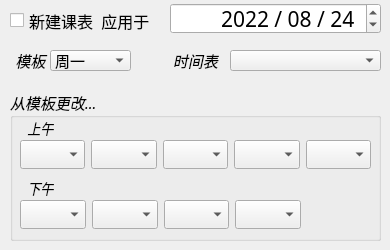
   <widget class="QWidget" name="tab1">
    <attribute name="title">
     <string>课表</string>
    </attribute>
    <widget class="QCheckBox" name="checkBox_class">
     <property name="geometry">
      <rect>
       <x>10</x>
       <y>10</y>
       <width>151</width>
       <height>21</height>
      </rect>
     </property>
     <property name="font">
      <font>
       <family>阿里巴巴普惠体 R</family>
       <pointsize>12</pointsize>
       <italic>false</italic>
       <underline>false</underline>
       <strikeout>false</strikeout>
      </font>
     </property>
     <property name="text">
      <string>新建课表  应用于</string>
     </property>
    </widget>
    <widget class="QGroupBox" name="groupBox_2">
     <property name="geometry">
      <rect>
       <x>10</x>
       <y>90</y>
       <width>371</width>
       <height>151</height>
      </rect>
     </property>
     <property name="font">
      <font>
       <family>阿里巴巴普惠体 R</family>
       <pointsize>11</pointsize>
       <italic>true</italic>
       <underline>false</underline>
       <strikeout>false</strikeout>
      </font>
     </property>
     <property name="title">
      <string>从模板更改...</string>
     </property>
     <widget class="QLabel" name="label_3">
      <property name="geometry">
       <rect>
        <x>10</x>
        <y>30</y>
        <width>41</width>
        <height>16</height>
       </rect>
      </property>
      <property name="font">
       <font>
        <family>阿里巴巴普惠体 R</family>
        <pointsize>10</pointsize>
        <italic>true</italic>
        <underline>false</underline>
        <strikeout>false</strikeout>
       </font>
      </property>
      <property name="text">
       <string>上午</string>
      </property>
      <property name="alignment">
       <set>Qt::AlignCenter</set>
      </property>
     </widget>
     <widget class="QLabel" name="label_5">
      <property name="geometry">
       <rect>
        <x>10</x>
        <y>90</y>
        <width>41</width>
        <height>16</height>
       </rect>
      </property>
      <property name="font">
       <font>
        <family>阿里巴巴普惠体 R</family>
        <pointsize>10</pointsize>
        <italic>true</italic>
        <underline>false</underline>
        <strikeout>false</strikeout>
       </font>
      </property>
      <property name="text">
       <string>下午</string>
      </property>
      <property name="alignment">
       <set>Qt::AlignCenter</set>
      </property>
     </widget>
     <widget class="QWidget" name="">
      <property name="geometry">
       <rect>
        <x>10</x>
        <y>50</y>
        <width>351</width>
        <height>29</height>
       </rect>
      </property>
      <layout class="QHBoxLayout" name="horizontalLayout">
       <item>
        <widget class="QComboBox" name="comboBox_2">
         <property name="font">
          <font>
           <family>阿里巴巴普惠体 R</family>
           <pointsize>11</pointsize>
           <italic>false</italic>
           <underline>false</underline>
           <strikeout>false</strikeout>
          </font>
         </property>
         <item>
          <property name="text">
           <string/>
          </property>
         </item>
         <item>
          <property name="text">
           <string>语文</string>
          </property>
         </item>
         <item>
          <property name="text">
           <string>数学</string>
          </property>
         </item>
         <item>
          <property name="text">
           <string>英语</string>
          </property>
         </item>
         <item>
          <property name="text">
           <string>物理</string>
          </property>
         </item>
         <item>
          <property name="text">
           <string>走班</string>
          </property>
         </item>
         <item>
          <property name="text">
           <string>通用</string>
          </property>
         </item>
         <item>
          <property name="text">
           <string>信息</string>
          </property>
         </item>
         <item>
          <property name="text">
           <string>体育</string>
          </property>
         </item>
         <item>
          <property name="text">
           <string>自修</string>
          </property>
         </item>
        </widget>
       </item>
       <item>
        <widget class="QComboBox" name="comboBox_3">
         <property name="font">
          <font>
           <family>阿里巴巴普惠体 R</family>
           <pointsize>11</pointsize>
           <italic>false</italic>
           <underline>false</underline>
           <strikeout>false</strikeout>
          </font>
         </property>
         <item>
          <property name="text">
           <string/>
          </property>
         </item>
         <item>
          <property name="text">
           <string>语文</string>
          </property>
         </item>
         <item>
          <property name="text">
           <string>数学</string>
          </property>
         </item>
         <item>
          <property name="text">
           <string>英语</string>
          </property>
         </item>
         <item>
          <property name="text">
           <string>物理</string>
          </property>
         </item>
         <item>
          <property name="text">
           <string>走班</string>
          </property>
         </item>
         <item>
          <property name="text">
           <string>通用</string>
          </property>
         </item>
         <item>
          <property name="text">
           <string>信息</string>
          </property>
         </item>
         <item>
          <property name="text">
           <string>体育</string>
          </property>
         </item>
         <item>
          <property name="text">
           <string>自修</string>
          </property>
         </item>
        </widget>
       </item>
       <item>
        <widget class="QComboBox" name="comboBox_4">
         <property name="font">
          <font>
           <family>阿里巴巴普惠体 R</family>
           <pointsize>11</pointsize>
           <italic>false</italic>
           <underline>false</underline>
           <strikeout>false</strikeout>
          </font>
         </property>
         <item>
          <property name="text">
           <string/>
          </property>
         </item>
         <item>
          <property name="text">
           <string>语文</string>
          </property>
         </item>
         <item>
          <property name="text">
           <string>数学</string>
          </property>
         </item>
         <item>
          <property name="text">
           <string>英语</string>
          </property>
         </item>
         <item>
          <property name="text">
           <string>物理</string>
          </property>
         </item>
         <item>
          <property name="text">
           <string>走班</string>
          </property>
         </item>
         <item>
          <property name="text">
           <string>通用</string>
          </property>
         </item>
         <item>
          <property name="text">
           <string>信息</string>
          </property>
         </item>
         <item>
          <property name="text">
           <string>体育</string>
          </property>
         </item>
         <item>
          <property name="text">
           <string>自修</string>
          </property>
         </item>
        </widget>
       </item>
       <item>
        <widget class="QComboBox" name="comboBox_5">
         <property name="font">
          <font>
           <family>阿里巴巴普惠体 R</family>
           <pointsize>11</pointsize>
           <italic>false</italic>
           <underline>false</underline>
           <strikeout>false</strikeout>
          </font>
         </property>
         <item>
          <property name="text">
           <string/>
          </property>
         </item>
         <item>
          <property name="text">
           <string>语文</string>
          </property>
         </item>
         <item>
          <property name="text">
           <string>数学</string>
          </property>
         </item>
         <item>
          <property name="text">
           <string>英语</string>
          </property>
         </item>
         <item>
          <property name="text">
           <string>物理</string>
          </property>
         </item>
         <item>
          <property name="text">
           <string>走班</string>
          </property>
         </item>
         <item>
          <property name="text">
           <string>通用</string>
          </property>
         </item>
         <item>
          <property name="text">
           <string>信息</string>
          </property>
         </item>
         <item>
          <property name="text">
           <string>体育</string>
          </property>
         </item>
         <item>
          <property name="text">
           <string>自修</string>
          </property>
         </item>
        </widget>
       </item>
       <item>
        <widget class="QComboBox" name="comboBox_6">
         <property name="font">
          <font>
           <family>阿里巴巴普惠体 R</family>
           <pointsize>11</pointsize>
           <italic>false</italic>
           <underline>false</underline>
           <strikeout>false</strikeout>
          </font>
         </property>
         <item>
          <property name="text">
           <string/>
          </property>
         </item>
         <item>
          <property name="text">
           <string>语文</string>
          </property>
         </item>
         <item>
          <property name="text">
           <string>数学</string>
          </property>
         </item>
         <item>
          <property name="text">
           <string>英语</string>
          </property>
         </item>
         <item>
          <property name="text">
           <string>物理</string>
          </property>
         </item>
         <item>
          <property name="text">
           <string>走班</string>
          </property>
         </item>
         <item>
          <property name="text">
           <string>通用</string>
          </property>
         </item>
         <item>
          <property name="text">
           <string>信息</string>
          </property>
         </item>
         <item>
          <property name="text">
           <string>体育</string>
          </property>
         </item>
         <item>
          <property name="text">
           <string>自修</string>
          </property>
         </item>
        </widget>
       </item>
      </layout>
     </widget>
     <widget class="QWidget" name="">
      <property name="geometry">
       <rect>
        <x>10</x>
        <y>110</y>
        <width>281</width>
        <height>29</height>
       </rect>
      </property>
      <layout class="QHBoxLayout" name="horizontalLayout_2">
       <item>
        <widget class="QComboBox" name="comboBox_7">
         <property name="font">
          <font>
           <family>阿里巴巴普惠体 R</family>
           <pointsize>11</pointsize>
           <italic>false</italic>
           <underline>false</underline>
           <strikeout>false</strikeout>
          </font>
         </property>
         <item>
          <property name="text">
           <string/>
          </property>
         </item>
         <item>
          <property name="text">
           <string>语文</string>
          </property>
         </item>
         <item>
          <property name="text">
           <string>数学</string>
          </property>
         </item>
         <item>
          <property name="text">
           <string>英语</string>
          </property>
         </item>
         <item>
          <property name="text">
           <string>物理</string>
          </property>
         </item>
         <item>
          <property name="text">
           <string>走班</string>
          </property>
         </item>
         <item>
          <property name="text">
           <string>通用</string>
          </property>
         </item>
         <item>
          <property name="text">
           <string>信息</string>
          </property>
         </item>
         <item>
          <property name="text">
           <string>体育</string>
          </property>
         </item>
         <item>
          <property name="text">
           <string>自修</string>
          </property>
         </item>
        </widget>
       </item>
       <item>
        <widget class="QComboBox" name="comboBox_8">
         <property name="font">
          <font>
           <family>阿里巴巴普惠体 R</family>
           <pointsize>11</pointsize>
           <italic>false</italic>
           <underline>false</underline>
           <strikeout>false</strikeout>
          </font>
         </property>
         <item>
          <property name="text">
           <string/>
          </property>
         </item>
         <item>
          <property name="text">
           <string>语文</string>
          </property>
         </item>
         <item>
          <property name="text">
           <string>数学</string>
          </property>
         </item>
         <item>
          <property name="text">
           <string>英语</string>
          </property>
         </item>
         <item>
          <property name="text">
           <string>物理</string>
          </property>
         </item>
         <item>
          <property name="text">
           <string>走班</string>
          </property>
         </item>
         <item>
          <property name="text">
           <string>通用</string>
          </property>
         </item>
         <item>
          <property name="text">
           <string>信息</string>
          </property>
         </item>
         <item>
          <property name="text">
           <string>体育</string>
          </property>
         </item>
         <item>
          <property name="text">
           <string>自修</string>
          </property>
         </item>
        </widget>
       </item>
       <item>
        <widget class="QComboBox" name="comboBox_9">
         <property name="font">
          <font>
           <family>阿里巴巴普惠体 R</family>
           <pointsize>11</pointsize>
           <italic>false</italic>
           <underline>false</underline>
           <strikeout>false</strikeout>
          </font>
         </property>
         <item>
          <property name="text">
           <string/>
          </property>
         </item>
         <item>
          <property name="text">
           <string>语文</string>
          </property>
         </item>
         <item>
          <property name="text">
           <string>数学</string>
          </property>
         </item>
         <item>
          <property name="text">
           <string>英语</string>
          </property>
         </item>
         <item>
          <property name="text">
           <string>物理</string>
          </property>
         </item>
         <item>
          <property name="text">
           <string>走班</string>
          </property>
         </item>
         <item>
          <property name="text">
           <string>通用</string>
          </property>
         </item>
         <item>
          <property name="text">
           <string>信息</string>
          </property>
         </item>
         <item>
          <property name="text">
           <string>体育</string>
          </property>
         </item>
         <item>
          <property name="text">
           <string>自修</string>
          </property>
         </item>
        </widget>
       </item>
       <item>
        <widget class="QComboBox" name="comboBox_10">
         <property name="font">
          <font>
           <family>阿里巴巴普惠体 R</family>
           <pointsize>11</pointsize>
           <italic>false</italic>
           <underline>false</underline>
           <strikeout>false</strikeout>
          </font>
         </property>
         <item>
          <property name="text">
           <string/>
          </property>
         </item>
         <item>
          <property name="text">
           <string>语文</string>
          </property>
         </item>
         <item>
          <property name="text">
           <string>数学</string>
          </property>
         </item>
         <item>
          <property name="text">
           <string>英语</string>
          </property>
         </item>
         <item>
          <property name="text">
           <string>物理</string>
          </property>
         </item>
         <item>
          <property name="text">
           <string>走班</string>
          </property>
         </item>
         <item>
          <property name="text">
           <string>通用</string>
          </property>
         </item>
         <item>
          <property name="text">
           <string>信息</string>
          </property>
         </item>
         <item>
          <property name="text">
           <string>体育</string>
          </property>
         </item>
         <item>
          <property name="text">
           <string>自修</string>
          </property>
         </item>
        </widget>
       </item>
      </layout>
     </widget>
    </widget>
    <widget class="QDateEdit" name="dateEdit">
     <property name="geometry">
      <rect>
       <x>170</x>
       <y>3</y>
       <width>211</width>
       <height>31</height>
      </rect>
     </property>
     <property name="font">
      <font>
       <family>阿里巴巴普惠体 R</family>
       <pointsize>16</pointsize>
       <italic>false</italic>
       <underline>false</underline>
       <strikeout>false</strikeout>
      </font>
     </property>
     <property name="styleSheet">
      <string notr="true"/>
     </property>
     <property name="alignment">
      <set>Qt::AlignRight|Qt::AlignTrailing|Qt::AlignVCenter</set>
     </property>
     <property name="dateTime">
      <datetime>
       <hour>0</hour>
       <minute>0</minute>
       <second>0</second>
       <year>2022</year>
       <month>8</month>
       <day>24</day>
      </datetime>
     </property>
     <property name="displayFormat">
      <string>yyyy / MM / dd </string>
     </property>
    </widget>
    <widget class="QComboBox" name="comboBox">
     <property name="geometry">
      <rect>
       <x>50</x>
       <y>50</y>
       <width>81</width>
       <height>21</height>
      </rect>
     </property>
     <property name="font">
      <font>
       <family>阿里巴巴普惠体 R</family>
       <pointsize>11</pointsize>
       <italic>false</italic>
       <underline>false</underline>
       <strikeout>false</strikeout>
      </font>
     </property>
     <item>
      <property name="text">
       <string>周一</string>
      </property>
     </item>
     <item>
      <property name="text">
       <string>周二</string>
      </property>
     </item>
     <item>
      <property name="text">
       <string>周三</string>
      </property>
     </item>
     <item>
      <property name="text">
       <string>周四</string>
      </property>
     </item>
     <item>
      <property name="text">
       <string>周五</string>
      </property>
     </item>
     <item>
      <property name="text">
       <string>周六1</string>
      </property>
     </item>
     <item>
      <property name="text">
       <string>周六2</string>
      </property>
     </item>
    </widget>
    <widget class="QLabel" name="label_4">
     <property name="geometry">
      <rect>
       <x>10</x>
       <y>50</y>
       <width>41</width>
       <height>21</height>
      </rect>
     </property>
     <property name="font">
      <font>
       <family>阿里巴巴普惠体 R</family>
       <pointsize>11</pointsize>
       <italic>true</italic>
       <underline>false</underline>
       <strikeout>false</strikeout>
      </font>
     </property>
     <property name="text">
      <string>模板</string>
     </property>
     <property name="alignment">
      <set>Qt::AlignCenter</set>
     </property>
    </widget>
    <widget class="QComboBox" name="usingTime">
     <property name="geometry">
      <rect>
       <x>230</x>
       <y>50</y>
       <width>151</width>
       <height>21</height>
      </rect>
     </property>
     <property name="font">
      <font>
       <family>阿里巴巴普惠体 R</family>
       <pointsize>11</pointsize>
       <italic>false</italic>
       <underline>false</underline>
       <strikeout>false</strikeout>
      </font>
     </property>
    </widget>
    <widget class="QLabel" name="label_6">
     <property name="geometry">
      <rect>
       <x>170</x>
       <y>50</y>
       <width>51</width>
       <height>21</height>
      </rect>
     </property>
     <property name="font">
      <font>
       <family>阿里巴巴普惠体 R</family>
       <pointsize>11</pointsize>
       <italic>true</italic>
       <underline>false</underline>
       <strikeout>false</strikeout>
      </font>
     </property>
     <property name="text">
      <string>时间表</string>
     </property>
     <property name="alignment">
      <set>Qt::AlignCenter</set>
     </property>
    </widget>
   </widget>
